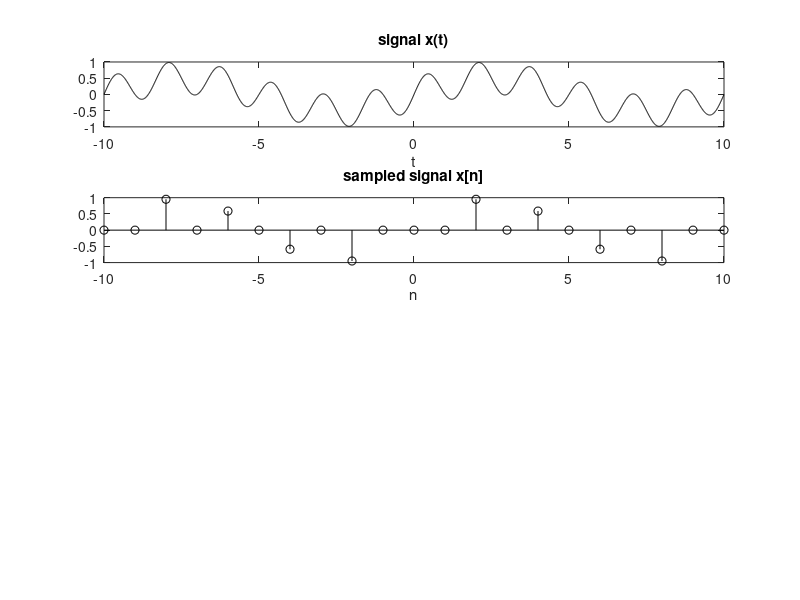

Reproduce this figure in MATLAB.


x_c = @(t) sin(0.7*pi.*t).*cos(0.5*pi.*t);

Fs = 1; % Sampling frequency of 1Hz
Ts = 1/Fs; % Sampling Period

t = -10:0.01:10;
n = -10:10;
subplot(4,1,1); plot(t,x_c(t),'k'); title("signal x(t)"); xlabel("t");

subplot(4,1,2); stem(n,x_c(n),'k'); title("sampled signal x[n]"); xlabel("n");
